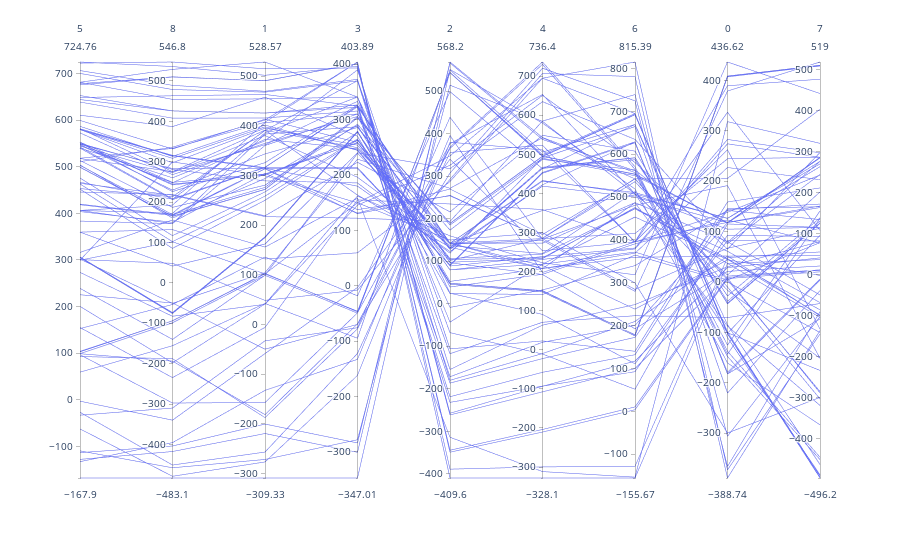

The cell this chart's notebook holds for it:
### Code cell
ex.parallel_coordinates(data, dimensions=[5, 8, 1, 3, 2, 4, 6, 0, 7])
